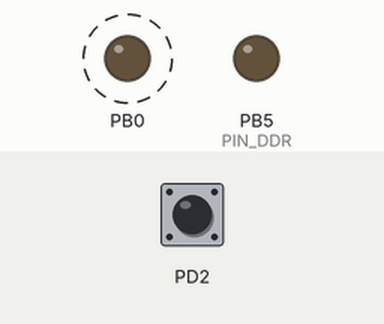
Recording of a program running on a simulated ATmega8, built with avr-gcc and emulated at 8 MHz. Parts: output pins drawn as LEDs (lit = HIGH). Dashed ring = blinking. The test bench sets the inputs (shaded band); at power-on: PD2 LOW.

Above: at 1.2 s.
1.3 s: PD2 pulsed HIGH 5 times (0.12 s each, 0.3 s apart)
Timing chart, 0 to 10.3 s (numbered marks = the images above; inputs shaded):
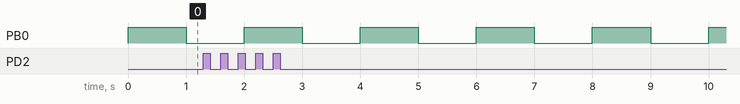

Measured:
- by itself, PB0: alternates HIGH for 1.0 s and LOW for 1.0 s

The program:

fuoz.c
```c
/*
 * fuoz.c
 *	prowivka ras4itana na tranzistornij kommutator v moem slu4ae eto bil prosto tranzistor darlingtona BDX33C
 *  Atmega8 8MHz
 *	Attiny2313 8MHz
 *  Author: OFPR
 *  Main file
 */

#include "config.h"
#include <util/delay.h>


int main(void)
{
	fuoz_init();
	LED_DDR |= LED_PIN;

    while(1)
    {
		LED_ON;
		_delay_ms(1000);
		LED_OFF;
		_delay_ms(1000);
		// sjuda mozhno hotj LCD prisoba4itj toljko neljzja zaprewatj prerivanija na dliteljnoe vremja
    }
}
```

formirovatelj.c
```c
#include <avr/interrupt.h>
#include "config.h"

#define PIN_DDR  DDRB |= 1<<5
#define PIN_H PORTB |= 1<<5
#define PIN_L PORTB &= ~(1<<5)
const int Nakoplenie = 375; //3ms (pri 4ms iskra zhet bumagu no i potrebljaet energii sootvetstvenno, bolee 4ms katuwka nahoditsja v
							// nasiwenii mowjnostj iskri budet padatj)
const int Gorenie = 100;	//vremja gorenija benzina do stenki cilingra 800us (odin tik tajmera 8us) '650us


//=====================================================================================================================

unsigned int vrema = 0;
unsigned int tmp =0;
unsigned int zar = 0;
//unsigned int uskorenie = 0;
//unsigned int delta = 0;

void fuoz_init(void)
{
	//========init============
	#if (__AVR_ATtiny2313__) || (__AVR_ATmega8__)
		cli();
		TIFR |= 1<<OCF1A|1<<OCF1B;
		TIMSK |= 1<<OCIE1A|1<<OCIE1B|1<<TOIE1;//prerivanija tajmera ih tut visit azh 3 wtuki :D
		#if Interrupt_MODE == 0 //int0 rising
			MCUCR |= 1<<ISC00|1<<ISC01;
			GIMSK = 1<<INT0;//vnewnee prerivanie
		#elif Interrupt_MODE == 1 //int0 falling
			MCUCR = (1<<ISC01) | ~(1<<ISC00);
			GIMSK = 1<<INT0;
		#elif Interrupt_MODE == 2 //int1 rising
			MCUCR |= 1<<ISC10|1<<ISC11;
			GIMSK = 1<<INT1;
		#elif Interrupt_MODE == 3 //int1 falling
			MCUCR = (1<<ISC11)|~(1<<ISC10);
			GIMSK = 1<<INT1;
		#endif
		PIN_DDR;
		sei();
	/*#elif (__AVR_ATmega328__)
		cli();
		TIFR |= 1<<OCF1A|1<<OCF1B;
		TIMSK |= 1<<OCIE1A|1<<OCIE1B|1<<TOIE1;
		#if Interrupt_MODE == 0 //int0 rising
			MCUCR |= 1<<ISC00|1<<ISC01;
			GIMSK = 1<<INT0;
		#elif Interrupt_MODE == 1 //int0 falling
			MCUCR = (1<<ISC01) | ~(1<<ISC00);
			GIMSK = 1<<INT0;
		#elif Interrupt_MODE == 2 //int1 rising
			MCUCR |= 1<<ISC10|1<<ISC11;
			GIMSK = 1<<INT1;
		#elif Interrupt_MODE == 3 //int1 falling
			MCUCR = (1<<ISC11)|~(1<<ISC10);
			GIMSK = 1<<INT1;
		#endif
		PIN_DDR;
		sei();*/
	#endif
	//=======================
}

//================================CDI=====================================================
#if Type == 1


#if Interrupt_MODE == 0 || Interrupt_MODE == 1
ISR(INT0_vect)
#elif Interrupt_MODE == 2 || Interrupt_MODE == 3
ISR(INT1_vect)
#endif


{
	TCCR1B |= 1<<CS10|1<<CS11;//preddelitelj na 64 zapuskaem tajmer esli dat4ik dal signal
	vrema = TCNT1;
	TCNT1 = 0;
	tmp = (vrema /12);
	if (tmp > Gorenie)
	{
		tmp = tmp - Gorenie;
	}else{
		tmp = 1;
	}
	OCR1A = tmp;


};

ISR(TIMER1_COMPA_vect)
{
	PIN_H;	//ISKRA!
	OCR1B = tmp + 3;// + vremja srabativanija tiristora po datawitu 10us vzjal s zapasom 24us

};

ISR(TIMER1_COMPB_vect)
{
	PIN_L; // zapiraem tiristor 4tob daljwe kopitj energiju v kondensatore
};

ISR(TIMER1_OVF_vect)// ostanovka dvigatelja virubaem zazhiganie
{
	PIN_L;
	TCCR1B = 0x00;
};
#else //=================================================TCI================================================================

#if Interrupt_MODE == 0 || Interrupt_MODE == 1
ISR(INT0_vect)
#elif Interrupt_MODE == 2 || Interrupt_MODE == 3
ISR(INT1_vect)
#endif

{
	cli();
	TCCR1B |= 1<<CS10|1<<CS11;//preddelitelj na 64 zapuskaem tajmer esli dat4ik dal signal
	//delta = vrema;
	vrema = TCNT1;
		/*if (delta == 0)
		{
			delta = vrema;
		}
		if (vrema < delta && delta !=0)
		{
			uskorenie = delta - vrema;
			vrema = vrema - uskorenie;
		}
		else if(vrema > delta && delta !=0)
		{
			uskorenie = vrema - delta;
			vrema = vrema + uskorenie;
		}*/

	TCNT1 = 0;
	tmp = (vrema /12);

	if (tmp > Gorenie) // tmp verhnjaja mertvaja to4ka
	{
		tmp = tmp - Gorenie;
	}else{
		tmp = 1;
	}
	if (tmp > Nakoplenie)// esli zaderzhka iskri bolee 3ms
	{
		zar = tmp - Nakoplenie;//zaderzhka vklju4enija zarjadki katuwki zazhiganija
	}
	else
	{
		zar = vrema + tmp - Nakoplenie;// (obwee vremja za oborot + vremja do iskri "kotoraja budet posle preivanija INTx" -
									   // - vremja nakoplenija energii) vremja zarjadki 3ms
	}
	OCR1A = tmp;
	sei();


};

ISR(TIMER1_COMPA_vect)
{
	PIN_L;	// ISKRA!

	if(vrema <= Nakoplenie)// eto na slu4aj esli oboroti tam budut sliwkom boljwie ili dva cilindra no v etom slu4ae iskra budet v oboih cilindah odnovremenno
	{
		zar = 2; //srazu vgonjaem katuwku v nakoplenie posle iskroobrazovanija
	}
	OCR1B = zar;

};

ISR(TIMER1_COMPB_vect)
{
	PIN_H; // nakoplenie energii v katuwke
};

ISR(TIMER1_OVF_vect) // ostanovka dvigatelja
{
	PIN_L;
	TCCR1B = 0x00;//esli dvigatelj zagluwen neza4em tratit energiju akuma na razogrev katuwki zazhiganija
};				  //maximaljnoe vremja nahozhdenija katuwki pod tokom primerno 0,5 sekundi
#endif
```

formirovatelj.h
```c
#ifndef FORMIROVATELJ_H
#define FORMIROVATELJ_H

#include <avr/interrupt.h>
#include "config.h"
//===========================
void fuoz_init(void);
ISR(INT0_vect);
ISR(TIMER1_COMPA_vect);
ISR(TIMER1_COMPB_vect);
ISR(TIMER1_OVF_vect);
//===========================

#endif
```

config.h
```c
/*
* Vse nastrojki tut.
* TCI - Transistor controlled ignition (tranzistornoe zazhiganie)
* CDI - Capacitor discharge ignition (tiristornoe zazhiganie)
* Rabotaet toljko s  (__AVR_ATmega8__) i (__AVR_ATtiny2313__)
*
*
*
*
*
*/


#ifndef CONFIG_H
#define CONFIG_H


#include <avr/io.h>

#define F_CPU 8000000L


#define Type 0 //  0-TCI 1-CDI

/*
	Interrupt_MODE:
	0 - INT0 Rising
	1 - INT0 Falling
	2 - INT1 Rising
	3 - INT1 Falling
	4 - Comparator interrupt on rising (not used)
	5 - Comparator interrupt on falling (not used)
*/
#define Interrupt_MODE 0
#define Thermistor 0

#define LED_PIN 0x01
#define LED_PORT PORTB
#define LED_DDR DDRB

#define LED_ON  LED_PORT |= LED_PIN
#define LED_OFF LED_PORT &= ~(LED_PIN)


//===============================================================================================================
#if Thermistor != 0
	#include "term.h"
#endif


#include "formirovatelj.h"

#endif
```

Source omitted: term.c (data table, 4654 bytes)
